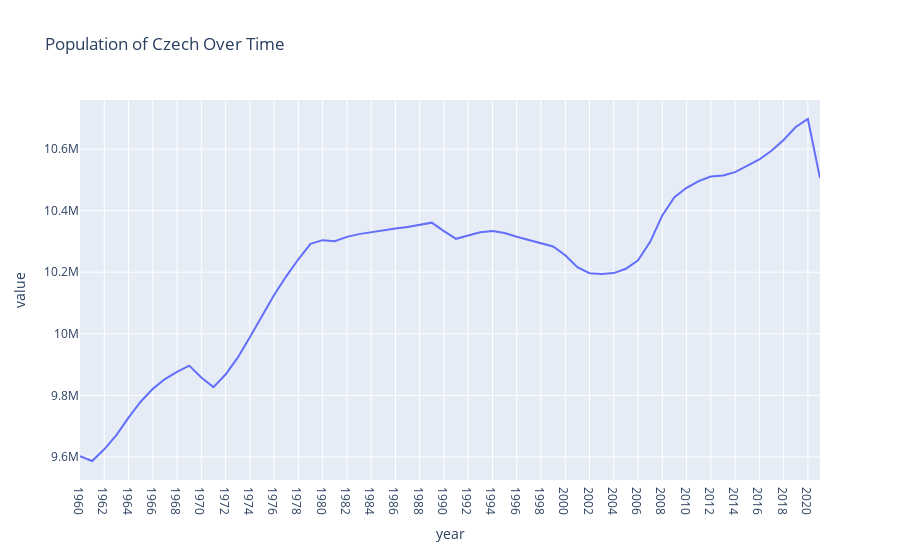

Notebook source saved alongside this figure:
### Code cell
# Creating a line chart using Plotly Express

CzechOverTime = px.line(Czech, x="year", y="value", title="Population of Czech Over Time")
CzechOverTime

### Figure 1 — Plotly figure (JSON) as saved in the notebook; plotly's stock layout.template omitted (floating-point values rounded to 4 significant figures)
{"data": [{"hovertemplate": "year=%{x}<br>value=%{y}<extra></extra>", "legendgroup": "", "line": {"color": "#636efa", "dash": "solid"}, "marker": {"symbol": "circle"}, "mode": "lines", "name": "", "orientation": "v", "showlegend": false, "type": "scatter", "x": ["1960", "1961", "1962", "1963", "1964", "1965", "1966", "1967", "1968", "1969", "1970", "1971", "1972", "1973", "1974", "1975", "1976", "1977", "1978", "1979", "1980", "1981", "1982", "1983", "1984", "1985", "1986", "1987", "1988", "1989", "1990", "1991", "1992", "1993", "1994", "1995", "1996", "1997", "1998", "1999", "2000", "2001", "2002", "2003", "2004", "2005", "2006", "2007", "2008", "2009", "2010", "2011", "2012", "2013", "2014", "2015", "2016", "2017", "2018", "2019", "2020", "2021"], "xaxis": "x", "y": [9602006, 9586651, 9624660, 9670685, 9727804, 9779358, 9821040, 9852899, 9876346, 9896580, 9858071, 9826815, 9867632, 9922266, 9988459, 10058620, 10125939, 10186755, 10242098, 10292341, 10304193, 10300591, 10314826, 10323856, 10330213, 10337118, 10342227, 10347318, 10355276, 10361068, 10333355, 10308578, 10319123, 10329855, 10333587, 10327253, 10315241, 10304131, 10294373, 10283860, 10255063, 10216605, 10196916, 10193998, 10197101, 10211216, 10238905, 10298828, 10384603, 10443936, 10474410, 10496088, 10510785, 10514272, 10525347, 10546059, 10566332, 10594438, 10629928, 10671870, 10697858, 10505772], "yaxis": "y"}], "layout": {"legend": {"tracegroupgap": 0}, "title": {"text": "Population of Czech Over Time"}, "xaxis": {"anchor": "y", "domain": [0, 1], "title": {"text": "year"}}, "yaxis": {"anchor": "x", "domain": [0, 1], "title": {"text": "value"}}}}
